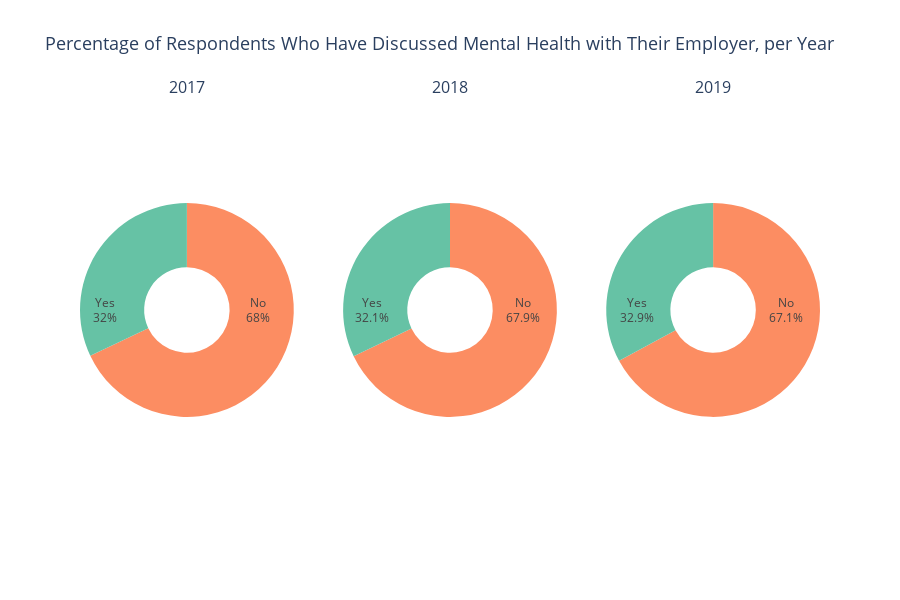

The code cell stored with this chart in its notebook:
### Code cell
employer_talk = q_a.query("questionid == 58").groupby('SurveyID')['AnswerText']\
            .value_counts().to_frame().reset_index()

employer_talk['total_year'] =employer_talk.groupby('SurveyID')['count'].transform('sum')

employer_talk['pct'] = ((employer_talk['count'] / employer_talk['total_year']) * 100).round(2)

color_map = {
    'Yes':   '#66c2a5',   
    'No':    '#fc8d62',  
}

fig = make_subplots(rows= 1, cols= 3, subplot_titles= ("2017", "2018", "2019"),
                    specs= [[{'type':'pie'}, {'type':'pie'},  {'type':'pie'}]],                                 
                    ) 
    


for i, year in enumerate([2017, 2018, 2019], start=1):
    year_data = employer_talk.query(f"SurveyID == {year}")
    labels = year_data['AnswerText'].values
    values = year_data['pct'].values
    colors = [color_map.get(label, '#999999') for label in labels]  

    fig.add_trace(go.Pie(
        labels=labels,
        values=values,
        name=str(year),
        textinfo='percent+label',
        hoverinfo='label+percent',
        marker=dict(colors=colors),
        insidetextorientation='radial',
        hole=0.4  
    ), row=1, col=i)

fig.update_layout(
    title_text="Percentage of Respondents Who Have Discussed Mental Health with Their Employer, per Year",
    width=900,
    height=600,
    showlegend=False,
    title_font_size=18
)

fig.show()

### Figure 1 — Plotly figure (JSON) as saved in the notebook; plotly's stock layout.template omitted (floating-point values rounded to 4 significant figures)
{"data": [{"domain": {"x": [0, 0.2889], "y": [0, 1]}, "hole": 0.4, "hoverinfo": "label+percent", "insidetextorientation": "radial", "labels": ["No", "Yes"], "marker": {"colors": ["#fc8d62", "#66c2a5"]}, "name": "2017", "textinfo": "percent+label", "type": "pie", "values": [67.96, 32.04]}, {"domain": {"x": [0.3556, 0.6444], "y": [0, 1]}, "hole": 0.4, "hoverinfo": "label+percent", "insidetextorientation": "radial", "labels": ["No", "Yes"], "marker": {"colors": ["#fc8d62", "#66c2a5"]}, "name": "2018", "textinfo": "percent+label", "type": "pie", "values": [67.87, 32.13]}, {"domain": {"x": [0.7111, 1], "y": [0, 1]}, "hole": 0.4, "hoverinfo": "label+percent", "insidetextorientation": "radial", "labels": ["No", "Yes"], "marker": {"colors": ["#fc8d62", "#66c2a5"]}, "name": "2019", "textinfo": "percent+label", "type": "pie", "values": [67.11, 32.89]}], "layout": {"annotations": [{"font": {"size": 16}, "showarrow": false, "text": "2017", "x": 0.1444, "xanchor": "center", "xref": "paper", "y": 1, "yanchor": "bottom", "yref": "paper"}, {"font": {"size": 16}, "showarrow": false, "text": "2018", "x": 0.5, "xanchor": "center", "xref": "paper", "y": 1, "yanchor": "bottom", "yref": "paper"}, {"font": {"size": 16}, "showarrow": false, "text": "2019", "x": 0.8556, "xanchor": "center", "xref": "paper", "y": 1, "yanchor": "bottom", "yref": "paper"}], "height": 600, "showlegend": false, "title": {"font": {"size": 18}, "text": "Percentage of Respondents Who Have Discussed Mental Health with Their Employer, per Year"}, "width": 900}}
